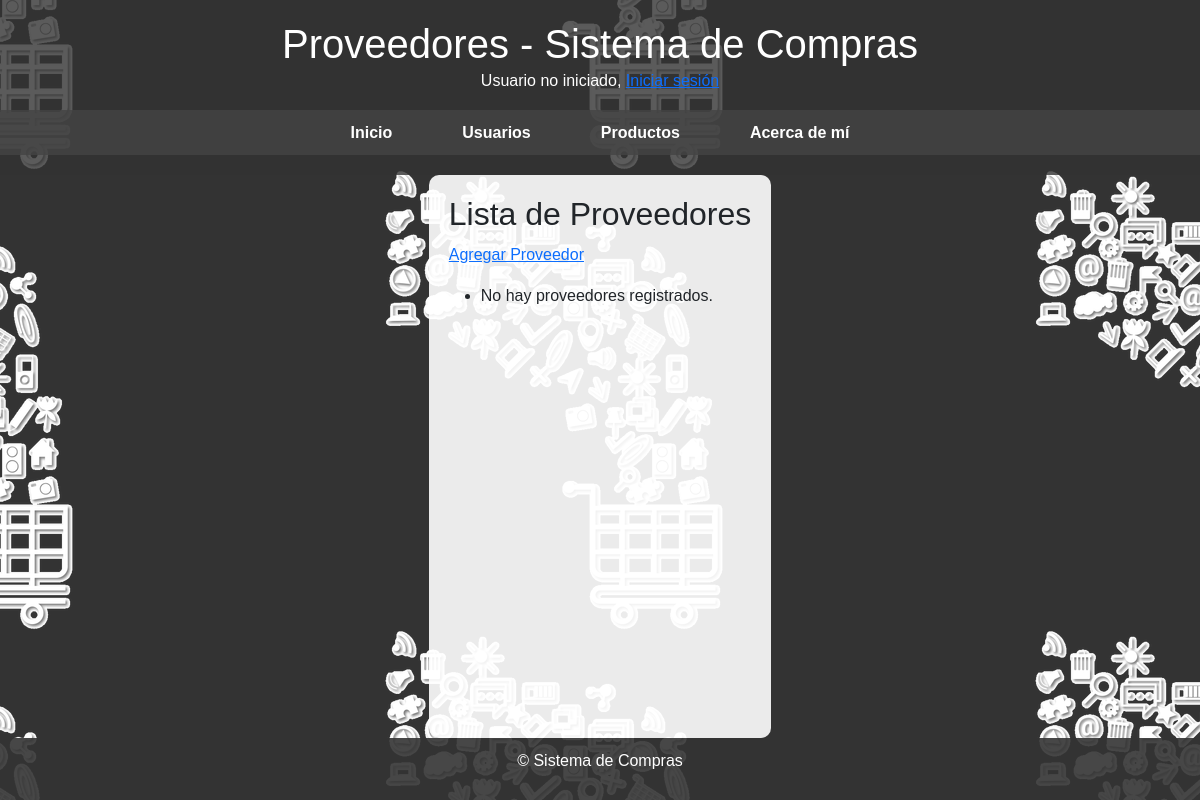
Page /productos/listar_proveedores/ on the earlier database version.
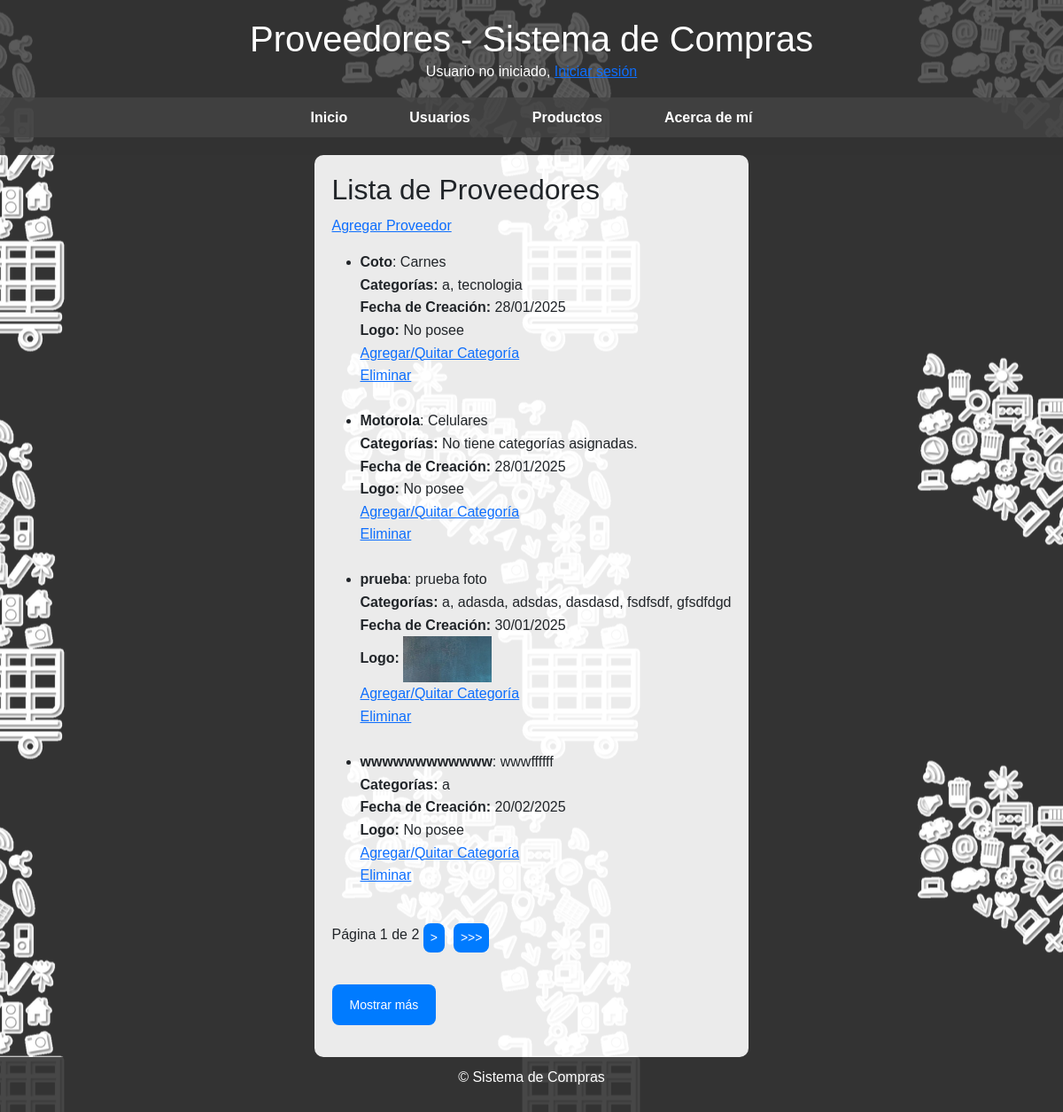
Same page on the later database version.
### productos/models.py (models this page shows, shortened)
class Proveedor(models.Model):
    nombre = models.CharField(max_length=100)
    descripcion = models.TextField()
    categorias = models.ManyToManyField(Categoria, related_name='proveedores')
    fecha_creacion = models.DateField(auto_now_add=True)
    logotipo = models.ImageField(upload_to='productos/proveedores/logos/', blank=True, null=True)

class Categoria(models.Model):
    nombre = models.CharField(max_length=100)
    foto = models.ImageField(upload_to='categorias/', null=True, blank=True)

### productos/views.py (the view, shortened to what this page needs)
# urls.py: path('listar_proveedores/', ListarProveedoresView.as_view(), name='listar_proveedores'),  # Listar proveedores
class ListarProveedoresView(View):
    def get(self, request):
        proveedores_list = Proveedor.objects.all().order_by('id')
        page_number = int(request.GET.get('page', 1))
        proveedores_por_pagina = 4    # Cantidad de proveedores en la paginación clásica
        proveedores_por_click = 6    # Cantidad de proveedores que se cargarán al hacer "Mostrar más"
        paginator = Paginator(proveedores_list, proveedores_por_pagina)
        try:
            proveedores = paginator.page(page_number)
        except PageNotAnInteger:
            proveedores = paginator.page(1)
        except EmptyPage:
            proveedores = paginator.page(paginator.num_pages)
        return render(request, 'listar_proveedores.html', {
            'proveedores': proveedores,
            'offset': (page_number * proveedores_por_pagina)
        })

### productos/Templates/listar_proveedores.html (shortened to what this page needs)
{% extends 'base.html' %}
{% block header_title %}Proveedores - Sistema de Compras{% endblock %}
{% block content %}
    <h2>Lista de Proveedores</h2>
    <p><a href="{% url 'agregar_proveedor' %}">Agregar Proveedor</a></p>
    <ul id="proveedor-list">
        {% for proveedor in proveedores %}
            <li>
                <strong>{{ proveedor.nombre }}</strong>: {{ proveedor.descripcion }} <br>
                <strong>Categorías:</strong>
                {% if proveedor.categorias.exists %}
                    {% for categoria in proveedor.categorias.all %}
                        {{ categoria.nombre }}{% if not forloop.last %}, {% endif %}
                    {% endfor %}
                {% else %}
                    No tiene categorías asignadas.
                {% endif %}
                <br>
                <strong>Fecha de Creación:</strong> {{ proveedor.fecha_creacion|date:"d/m/Y" }} <br>
                <strong>Logo:</strong>
                {% if proveedor.logotipo %}
                    <img src="{{ proveedor.logotipo.url }}" alt="{{ proveedor.nombre }}" width="100">
                {% else %}
                    No posee
                {% endif %}
                <br>
                <a href="{% url 'agregar_categoria_proveedor' proveedor_id=proveedor.id %}">Agregar/Quitar Categoría</a><br>
                <a href="{% url 'eliminar_proveedor' proveedor.id %}">Eliminar</a><br><br>
            </li>
        {% empty %}
            <li>No hay proveedores registrados.</li>
        {% endfor %}
    </ul>
    {% if proveedores.has_other_pages %}
        <div class="pagination">
            <span>Página {{ proveedores.number }} de {{ proveedores.paginator.num_pages }}</span>&nbsp;
            {% if proveedores.has_next %}
                <button onclick="window.location.href='?page={{ proveedores.next_page_number }}'">></button>
                <button onclick="window.location.href='?page={{ proveedores.paginator.num_pages }}'">>>></button>
            {% endif %}
        </div>
    {% endif %}
    {% if proveedores.has_next %}
        <button id="show-more" onclick="showMore()">Mostrar más</button>
    {% endif %}
{% endblock %}

### compras/Templates/base.html (shortened to what this page needs)
{% load static %}
<!DOCTYPE html>
<html lang="es">
<head>
    <link href="https://cdn.jsdelivr.net/npm/bootstrap@5.3.0-alpha1/dist/css/bootstrap.min.css" rel="stylesheet">
    <link rel="stylesheet" href="{% static 'css/styles.css' %}">
</head>
<body>
    <header>
        <h1>{% block header_title %}Bienvenido al Sistema de Compras{% endblock %}</h1>
        <div class="user-status-message">
            {% if user.is_authenticated %}
                <p>Bienvenido, {{ user.username }}.
                    <form action="{% url 'cerrar_sesion' %}" method="POST" style="display: inline;">
                        {% csrf_token %}
                        <button id="Cerrar-sesión" type="submit">Cerrar sesión</button>
                    </form>
                </p>
            {% else %}
                <p>Usuario no iniciado, <a href="{% url 'iniciar_sesion' %}">Iniciar sesión</a></p>
            {% endif %}
        </div>
        <nav>
            <ul>
                <li><a href="/" class="{% if request.path == '/' %}active{% endif %}">Inicio</a></li>
                <li><a href="/usuarios/" class="{% if request.path == '/usuarios/' %}active{% endif %}">Usuarios</a></li>
                <li><a href="/productos/" class="{% if request.path == '/productos/' %}active{% endif %}">Productos</a></li>
                <li><a href="/about/" class="{% if request.path == '/about/' %}active{% endif %}">Acerca de mí</a></li>
            </ul>
        </nav>
    </header>
    <main>
        {% block content %}
        {% endblock %}
    </main>
    <footer>
        <p>© {{ current_year }} Sistema de Compras</p>
    </footer>
</body>
</html>

### static/css/styles.css (style rules this page uses)
body { font-family: Arial, sans-serif; background-color: #333; background-image: url("/static/img/fondo.png"); background-size: auto; background-position: center; background-repeat: repeat; background-attachment: fixed; margin: 0; padding: 0; line-height: 1.6; display: flex; flex-direction: column; min-height: 100vh; }
header { background-color: rgba(51, 51, 51, 0.8); color: white; padding: 20px 0; text-align: center; }
header h1 { margin: 0; font-size: 2.5rem; }
nav { background-color: rgba(68, 68, 68, 0.8); padding: 10px 0; }
nav ul { list-style-type: none; padding: 0; margin: 0; display: flex; justify-content: center; }
nav ul li { margin: 0 15px; }
nav ul li a { color: white; text-decoration: none; font-weight: bold; padding: 10px 20px; border-radius: 5px; transition: background-color 0.3s; }
main { padding: 20px; max-width: 1200px; margin: 0 auto; background-color: rgba(255, 255, 255, 0.9); border-radius: 10px; flex: 1; }
footer { background-color: rgba(51, 51, 51, 0.9); color: white; text-align: center; padding: 10px 0; width: 100%; }

### productos/Templates/listar_proveedores.html (style rules this page uses)
.pagination button { padding: 5px 8px; background-color: #007bff; color: white; border: none; border-radius: 8px; cursor: pointer; font-size: 14px; margin-right: 10px; transition: background-color 0.3s, transform 0.2s; }
#show-more { margin-top: 20px; background-color: #007bff; color: white; border: none; border-radius: 8px; padding: 12px 20px; font-size: 14px; cursor: pointer; transition: background-color 0.3s, transform 0.2s; display: inline-block; text-align: center; }

Differences in the rows shown:
added Proveedor: nombre "Coto", descripcion "Carnes", fecha_creacion "28/01/2025", logotipo "No posee"
added Categoria: nombre "a"
added Categoria: nombre "tecnologia", shown under "Coto"
added Proveedor: nombre "Motorola", descripcion "Celulares", shows "No tiene categorías asignadas.", fecha_creacion "28/01/2025", logotipo "No posee"
added Proveedor: nombre "prueba", descripcion "prueba foto", fecha_creacion "30/01/2025", logotipo (picture)
added Categoria: nombre "adasda", shown under "prueba"
added Categoria: nombre "adsdas", shown under "prueba"
added Categoria: nombre "dasdasd", shown under "prueba"
added Categoria: nombre "fsdfsdf", shown under "prueba"
added Categoria: nombre "gfsdfdgd", shown under "prueba"
added Proveedor: nombre "wwwwwwwwwwww", descripcion "wwwffffff", fecha_creacion "20/02/2025", logotipo "No posee"
Other differences:
{{ proveedores.number }}: (not shown) → "1"
{{ proveedores.paginator.num_pages }}: (not shown) → "2"
text no longer shown: "No hay proveedores registrados."
text now shown: "Página de > >>> Mostrar más"
